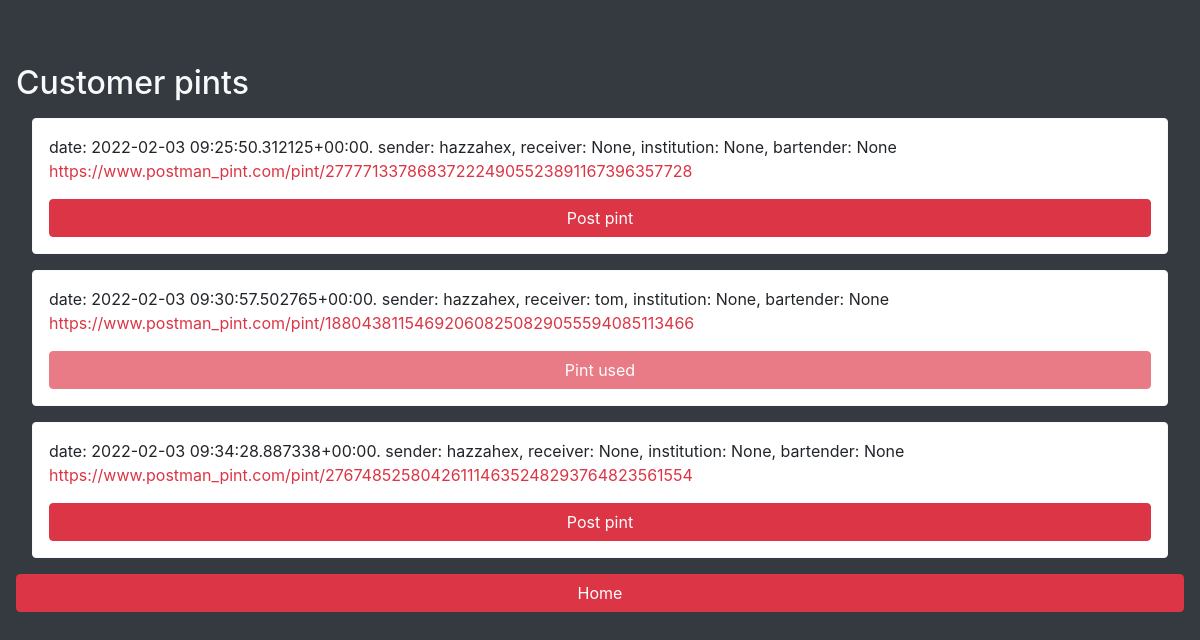
Page /customer_pints (signed in) on the committed database.
### pints/models.py (models this page shows)
class Pint(models.Model):
    date_tapped = models.DateTimeField(default=timezone.now)
    sender = models.ForeignKey(Customer, on_delete=models.DO_NOTHING, null=False, related_name="+")
    receiver = models.ForeignKey(Customer, on_delete=models.DO_NOTHING, null=True, related_name="+")
    status = models.IntegerField(default=0, null=False)
    institution = models.ForeignKey(Institution, on_delete=models.DO_NOTHING, null=True)
    bartender = models.ForeignKey(Bartender, on_delete=models.DO_NOTHING, null=True, related_name="+")
    share_url = models.CharField(max_length=1000, default=settings.DEFAULT_SHARE_URL, null=False)
    def __str__(self):
        return f"date: {self.date_tapped}. sender: {self.sender}, receiver: {self.receiver}, institution: {self.institution}, bartender: {self.bartender} "

### customer/models.py (models this page shows)
class Customer(models.Model):
    user = models.OneToOneField(User, on_delete=models.CASCADE)
    credits = models.IntegerField(default=0)
    def __str__(self):
        return f"{self.user.username}"

### customer/views.py (the view)
# urls.py: path('customer_pints', customer_views.customer_pints, name='customer-pints'),
@login_required
def customer_pints(request):
    pints = pints_utils.get_customer_pints(request)
    print(f'Customer pints: {pints}')
    context = {
        'customer_pints': pints
    }
    return render(request, 'customer/customer_pints.html', context=context)

### pints/utils.py (called while the page is built)
def get_customer_pints(request):
    customer_pints = Pint.objects.filter(sender=request.user.customer)
    if len(customer_pints) == 0:
        print(f'No pints assigned to user')
    return customer_pints

### customer/templates/customer/customer_pints.html
{% extends "customer/base.html" %}
{% block content %}
<div class="mt-5 w-100">
    <div class="h2 text-light">Customer pints</div>
    {% for pint in customer_pints %}
    <div class="card p-3 m-3 border border-light rounded">
        {{ pint }}
        <div class="text-danger">{{ pint.share_url }}</div>
        {% if pint.receiver %}
        <button type="button" class="btn btn-block btn-danger mt-3 disabled">Pint used</button>
        {% else %}
        <button type="button" class="btn btn-block btn-danger mt-3">Post pint</button>
        {% endif %}
    </div>
    {% endfor %}
    <a href="{% url 'home' %}" class="btn btn-block btn-danger mt-3">Home</a>
</div>
{% endblock content %}

### rows in the picture
Pint: date_tapped+sender+receiver "date: 2022-02-03 09:25:50.312125+00:00. sender: hazzahex, receiver: None, institution: None, bartender: None", share_url "https://www.postman_pint.com/pint/277771337868372224905523891167396357728", shows "Post pint"
Pint: date_tapped+sender+receiver "date: 2022-02-03 09:30:57.502765+00:00. sender: hazzahex, receiver: tom, institution: None, bartender: None", share_url "https://www.postman_pint.com/pint/188043811546920608250829055594085113466", shows "Pint used"
Pint: date_tapped+sender+receiver "date: 2022-02-03 09:34:28.887338+00:00. sender: hazzahex, receiver: None, institution: None, bartender: None", share_url "https://www.postman_pint.com/pint/276748525804261114635248293764823561554", shows "Post pint"
